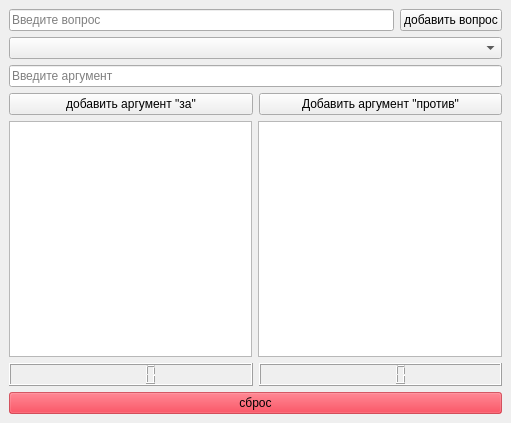
<?xml version="1.0" encoding="UTF-8"?>
<ui version="4.0">
 <class>MainWindow</class>
 <widget class="QMainWindow" name="MainWindow">
  <property name="geometry">
   <rect>
    <x>0</x>
    <y>0</y>
    <width>511</width>
    <height>423</height>
   </rect>
  </property>
  <property name="windowTitle">
   <string>MainWindow</string>
  </property>
  <widget class="QWidget" name="centralwidget">
   <layout class="QVBoxLayout" name="verticalLayout">
    <item>
     <layout class="QHBoxLayout" name="horizontalLayout">
      <item>
       <widget class="QLineEdit" name="qwestion_input">
        <property name="toolTip">
         <string>&lt;html&gt;&lt;head/&gt;&lt;body&gt;&lt;p&gt;qwe&lt;/p&gt;&lt;/body&gt;&lt;/html&gt;</string>
        </property>
        <property name="text">
         <string/>
        </property>
        <property name="placeholderText">
         <string>Введите вопрос</string>
        </property>
       </widget>
      </item>
      <item>
       <widget class="QPushButton" name="qwestion_add">
        <property name="text">
         <string>добавить вопрос</string>
        </property>
       </widget>
      </item>
     </layout>
    </item>
    <item>
     <widget class="QComboBox" name="comboBox"/>
    </item>
    <item>
     <widget class="QLineEdit" name="arg_input">
      <property name="text">
       <string/>
      </property>
      <property name="placeholderText">
       <string>Введите аргумент</string>
      </property>
     </widget>
    </item>
    <item>
     <layout class="QHBoxLayout" name="horizontalLayout_2">
      <item>
       <widget class="QPushButton" name="arg_za">
        <property name="text">
         <string>добавить аргумент &quot;за&quot;</string>
        </property>
       </widget>
      </item>
      <item>
       <widget class="QPushButton" name="arp_prot">
        <property name="text">
         <string>Добавить аргумент &quot;против&quot;</string>
        </property>
       </widget>
      </item>
     </layout>
    </item>
    <item>
     <layout class="QHBoxLayout" name="horizontalLayout_3">
      <item>
       <widget class="QListWidget" name="args_za"/>
      </item>
      <item>
       <widget class="QListWidget" name="args_prot"/>
      </item>
     </layout>
    </item>
    <item>
     <layout class="QHBoxLayout" name="horizontalLayout_5">
      <item>
       <widget class="QLCDNumber" name="lcdNumber_za"/>
      </item>
      <item>
       <widget class="QLCDNumber" name="lcdNumber_protiv"/>
      </item>
     </layout>
    </item>
    <item>
     <widget class="QPushButton" name="reset">
      <property name="styleSheet">
       <string notr="true">background-color: rgba(255, 0, 24, 135);</string>
      </property>
      <property name="text">
       <string>сброс</string>
      </property>
     </widget>
    </item>
   </layout>
  </widget>
 </widget>
 <resources/>
 <connections/>
</ui>
